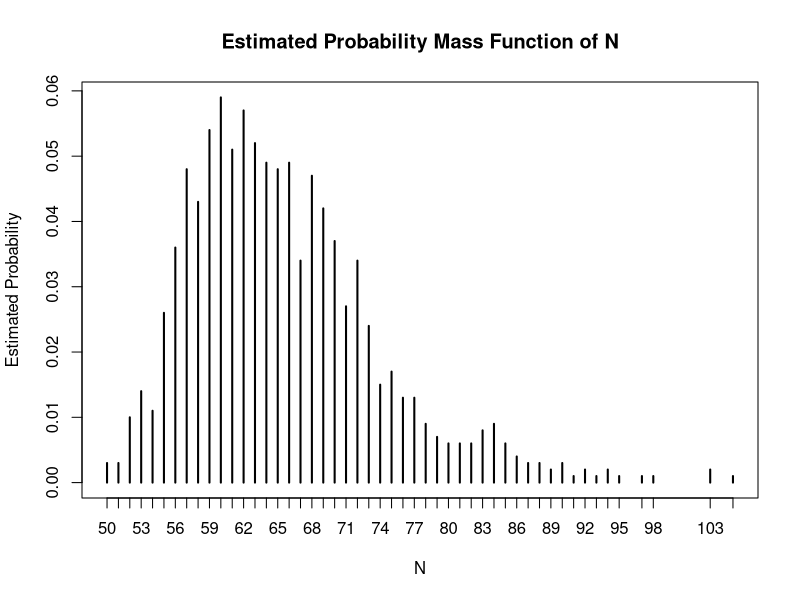

This chart was generated by the following R code:
n <- 10000
p <- 1/36
k <- 300

probability <- pbinom(k, n, p)
print(probability)

# Calculated expected value 
lambda = n*p 

# Calculate comulative poison probability 
poison_probability = ppois(k, lambda)

# Calculate variance of binomial distribution
mu = lambda 
variance = n*p*(1-p)
sigma = sqrt(variance)

# Evaluate normal probability 
normal_probability <- pnorm(k, mu, sigma)

# Simulate probability 
set.seed(760532)
num_simulations <- 1000

simulated_Y <- rbinom(num_simulations, n, p)
estimated_probability <- sum(simulated_Y <= 300) / num_simulations

# Simulate the next probability 
set.seed(760532)

in.service <- function(people) {
  rbinom(1, people, 31/36)
}

num_simulations <- 1000
N.vec <- numeric(num_simulations)

for (i in 1:num_simulations) {
  men <- 10000
  N <- 0
  while (men > 0) {
    men <- in.service(men)
    N <- N + 1
  }
  N.vec[i] <- N
}

estimated_expected_N <- mean(N.vec)
print(paste("Estimated expected value of N:", estimated_expected_N))

plot(table(N.vec) / length(N.vec), xlab = "N", ylab = "Estimated Probability", main = "Estimated Probability Mass Function of N")
